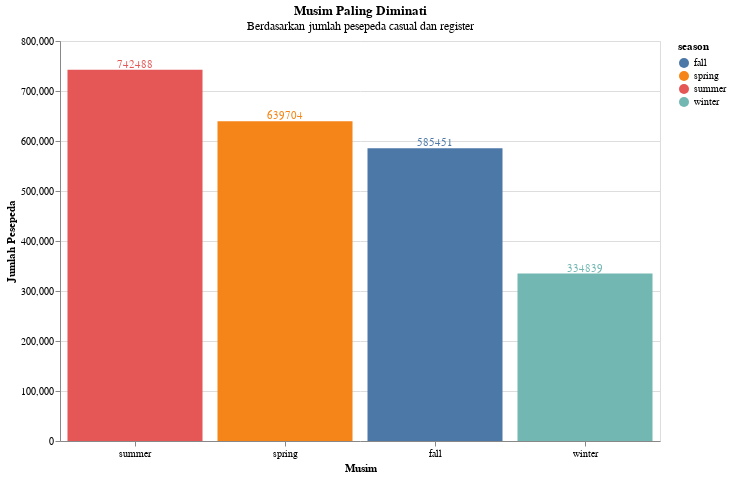

Source (notebook cell):
### Code cell
# Membuat bar chart dengan Altair
bar_chart = alt.Chart(df_season,title=alt.Title(
       "Musim Paling Diminati",
       subtitle="Berdasarkan jumlah pesepeda casual dan register"
   )).mark_bar().encode(
    x=alt.X('season:O', title='Musim',sort='-y', axis=alt.Axis(labelAngle=0)),
    y=alt.Y('jumlah:Q', title='Jumlah Pesepeda'),
    color=alt.Color('season:N')
).properties(
    width=600,
    height=400
)

# Menambahkan layer text untuk menampilkan jumlah value di setiap bar
text = bar_chart.mark_text(
    align='center',
    baseline='middle',
    dy=-5  # Penyesuaian posisi teks agar berada di atas bar
).encode(
    text='jumlah:Q'  # Menampilkan jumlah count di setiap bar
)

chart_with_text = (bar_chart + text)  # Menggabungkan chart bar dan text

chart_with_text

### Figure 1 — Vega-Lite specification as saved in the notebook (floating-point values rounded to 4 significant figures)
{"config": {"view": {"continuousWidth": 300, "continuousHeight": 300}}, "layer": [{"mark": {"type": "bar"}, "encoding": {"color": {"field": "season", "type": "nominal"}, "x": {"axis": {"labelAngle": 0}, "field": "season", "sort": "-y", "title": "Musim", "type": "ordinal"}, "y": {"field": "jumlah", "title": "Jumlah Pesepeda", "type": "quantitative"}}, "title": {"text": "Musim Paling Diminati", "subtitle": "Berdasarkan jumlah pesepeda casual dan register"}}, {"mark": {"type": "text", "align": "center", "baseline": "middle", "dy": -5}, "encoding": {"color": {"field": "season", "type": "nominal"}, "text": {"field": "jumlah", "type": "quantitative"}, "x": {"axis": {"labelAngle": 0}, "field": "season", "sort": "-y", "title": "Musim", "type": "ordinal"}, "y": {"field": "jumlah", "title": "Jumlah Pesepeda", "type": "quantitative"}}, "title": {"text": "Musim Paling Diminati", "subtitle": "Berdasarkan jumlah pesepeda casual dan register"}}], "data": {"name": "data-8c42b335c7e1dd585b6c9feb2bea31d8"}, "height": 400, "width": 600, "$schema": "https://vega.github.io/schema/vega-lite/v5.16.3.json", "datasets": {"data-8c42b335c7e1dd585b6c9feb2bea31d8": [{"season": "winter", "jumlah": 334839}, {"season": "spring", "jumlah": 639704}, {"season": "summer", "jumlah": 742488}, {"season": "fall", "jumlah": 585451}]}}
